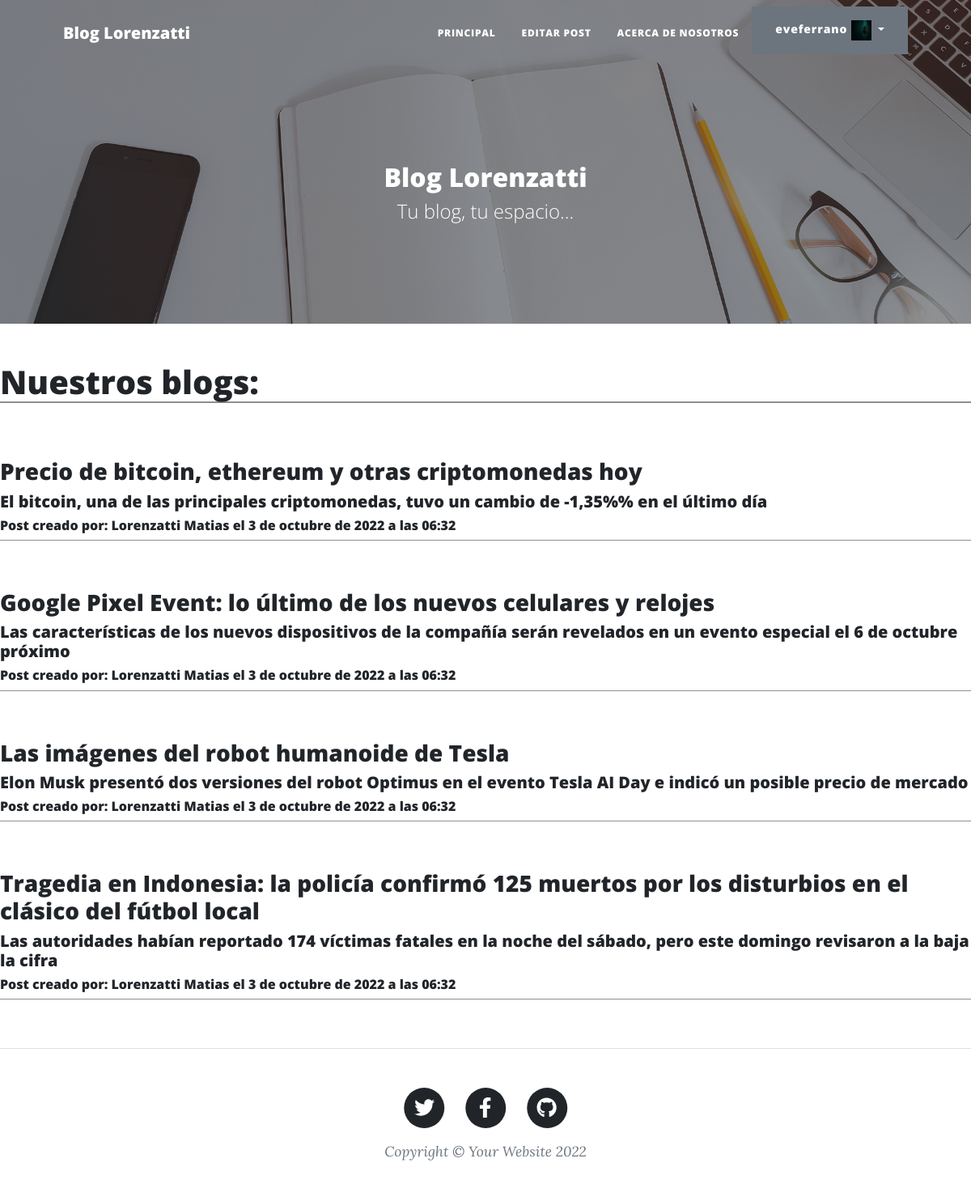
Page /blog/pages/ (signed in) on the committed database.
### app_blog/models.py (models this page shows, shortened)
class Avatar(models.Model):
    user = models.OneToOneField(User, on_delete=models.CASCADE, null=True)
    imagen = models.ImageField(upload_to = 'avatares', null=True, blank=True)

class Post(models.Model):
    titulo = models.CharField(max_length=200, unique=True)
    subtitulo = models.CharField(max_length=200)
    cuerpo = models.TextField(max_length=5000)
    fecha_post = models.DateTimeField(default= datetime.datetime.now())
    imagen = models.ImageField(upload_to ="post_img", null=True)
    usuario = models.CharField(max_length=50, default="Usuario Generico" )

### app_blog/views.py (the view)
# urls.py: path("pages/", views.PostList.as_view(), name="list_posts"),
class PostList(ListView):
    model = Post

### app_blog/templates/app_blog/post_list.html
{% extends "app_blog/base.html" %}
{% block contenido_base %}
<h1 style="border-bottom: 2px solid rgba(0, 0, 0, 0.445);">Nuestros blogs:</h1>
{% if object_list|length == 0 %}
<br>
<br>
<p>No hay entradas aun. <p>
{% else %}
<br>
<br>
{% for post in object_list %}
<article style="border-bottom: 1px solid rgba(0, 0, 0, 0.438);">
    <a href="{% url 'detail_post' post.id %}"><h3>{{post.titulo}}</h3></a>
    <h5>{{post.subtitulo}}</h5>
    <h6>Post creado por: {{post.usuario}} el {{post.fecha_post}}</h6>
</article>
<br>
<br>
{% endfor %}
{% endif %}
{% endblock contenido_base %}

### app_blog/templates/app_blog/base.html (shortened to what this page needs)
{% load static %}
<!DOCTYPE html>
<html lang="en">
    <head>
        <link href="{% static 'app_blog/css/styles.css' %}" rel="stylesheet" />
    </head>
    <body>
        <nav class="navbar navbar-expand-lg navbar-light" id="mainNav">
            <div class="container px-4 px-lg-5">
                <a class="navbar-brand" href="{% url 'list_posts' %}">Blog Lorenzatti</a>
                <div class="collapse navbar-collapse" id="navbarResponsive">
                    <ul class="navbar-nav ms-auto py-4 py-lg-0">
                        <li class="nav-item"><a class="nav-link px-lg-3 py-3 py-lg-4" href="{% url 'list_posts' %}">Principal</a></li>
                        {% if user.is_authenticated %}
                        <li class="nav-item"><a class="nav-link px-lg-3 py-3 py-lg-4" href="{% url 'users_posts' %}">Editar post</a></li>
                        {% endif %}
                        <li class="nav-item"><a class="nav-link px-lg-3 py-3 py-lg-4" href="{% url 'about' %}">Acerca de nosotros</a></li>
                        {% if user.is_authenticated %}
                        <div class="dropdown">
                            <button class="btn btn-secondary dropdown-toggle" type="button" id="dropdownMenuButton" data-bs-toggle="dropdown" aria-haspopup="true" aria-expanded="true">
                            {{user.username}} <img width="25px" height="25px" src="{{user.avatar.imagen.url}}">
                            </button>
                          </div>
                        {% else %}
                        <a class="btn btn-primary" href="{% url 'login' %}">Iniciar Sesión</a>
                        <p>   </p>
                        <a class="btn btn-primary" href="{% url 'registro' %}">Registrarse</a>
                        {% endif %}
                    </ul>
                </div>
            </div>
        </nav>
        <header class="masthead" style="background-image: url({% static 'app_blog/assets/img/home-bg.jpg' %});height: 300px;">
            <div class="container position-relative px-4 px-lg-5">
                <div class="row gx-4 gx-lg-5 justify-content-center">
                    <div class="col-md-10 col-lg-8 col-xl-7">
                        <div class="site-heading">
                            <h2>Blog Lorenzatti</h2>
                            <span class="subheading">Tu blog, tu espacio...</span>
                        </div>
                    </div>
                </div>
            </div>
        </header>
        <main>
        {% block contenido_base %}
        {% endblock contenido_base %}
        </main>
        <footer class="border-top">
            <div class="container px-4 px-lg-5">
                <div class="row gx-4 gx-lg-5 justify-content-center">
                    <div class="col-md-10 col-lg-8 col-xl-7">
                        <ul class="list-inline text-center">
                            <li class="list-inline-item">
                                <a href="#!">
                                    <span class="fa-stack fa-lg">
                                        <i class="fas fa-circle fa-stack-2x"></i>
                                        <i class="fab fa-twitter fa-stack-1x fa-inverse"></i>
                                    </span>
                                </a>
                            </li>
                            <li class="list-inline-item">
                                <a href="#!">
                                    <span class="fa-stack fa-lg">
                                        <i class="fas fa-circle fa-stack-2x"></i>
                                        <i class="fab fa-facebook-f fa-stack-1x fa-inverse"></i>
                                    </span>
                                </a>
                            </li>
                            <li class="list-inline-item">
                                <a href="#!">
                                    <span class="fa-stack fa-lg">
                                        <i class="fas fa-circle fa-stack-2x"></i>
                                        <i class="fab fa-github fa-stack-1x fa-inverse"></i>
                                    </span>
                                </a>
                            </li>
                        </ul>
                        <div class="small text-center text-muted fst-italic">Copyright &copy; Your Website 2022</div>
                    </div>
                </div>
            </div>
        </footer>
    </body>
</html>

### rows in the picture
Post: titulo "Precio de bitcoin, ethereum y otras criptomonedas hoy", subtitulo "El bitcoin, una de las principales criptomonedas, tuvo un cambio de -1,35%% en el último día", usuario "Lorenzatti Matias", fecha_post "3 de octubre de 2022 a las 06:32"
Post: titulo "Google Pixel Event: lo último de los nuevos celulares y relojes", subtitulo "Las características de los nuevos dispositivos de la compañía serán revelados en un evento especial el 6 de octubre próximo", usuario "Lorenzatti Matias", fecha_post "3 de octubre de 2022 a las 06:32"
Post: titulo "Las imágenes del robot humanoide de Tesla", subtitulo "Elon Musk presentó dos versiones del robot Optimus en el evento Tesla AI Day e indicó un posible precio de mercado", usuario "Lorenzatti Matias", fecha_post "3 de octubre de 2022 a las 06:32"
Post: titulo "Tragedia en Indonesia: la policía confirmó 125 muertos por los disturbios en el clásico del fútbol local", subtitulo "Las autoridades habían reportado 174 víctimas fatales en la noche del sábado, pero este domingo revisaron a la baja la cifra", usuario "Lorenzatti Matias", fecha_post "3 de octubre de 2022 a las 06:32"

### other values in the picture
{{ user.username }} "eveferrano"
